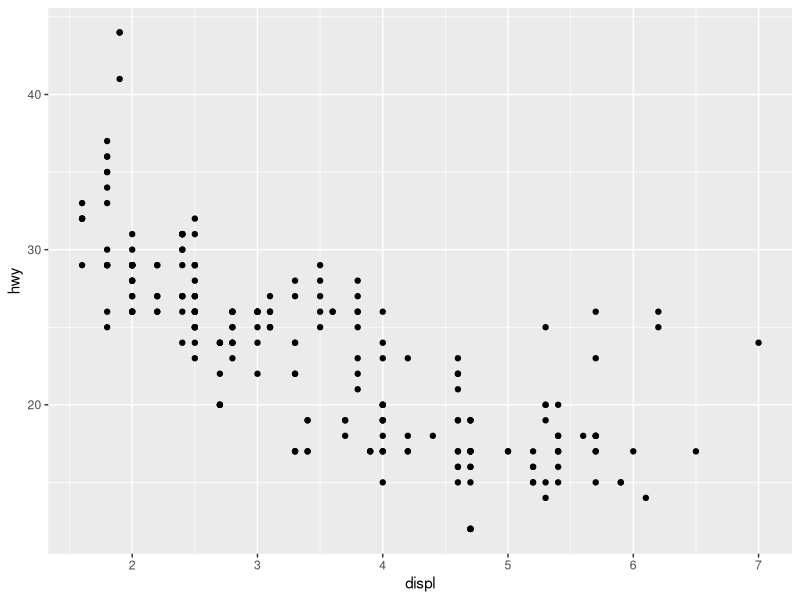
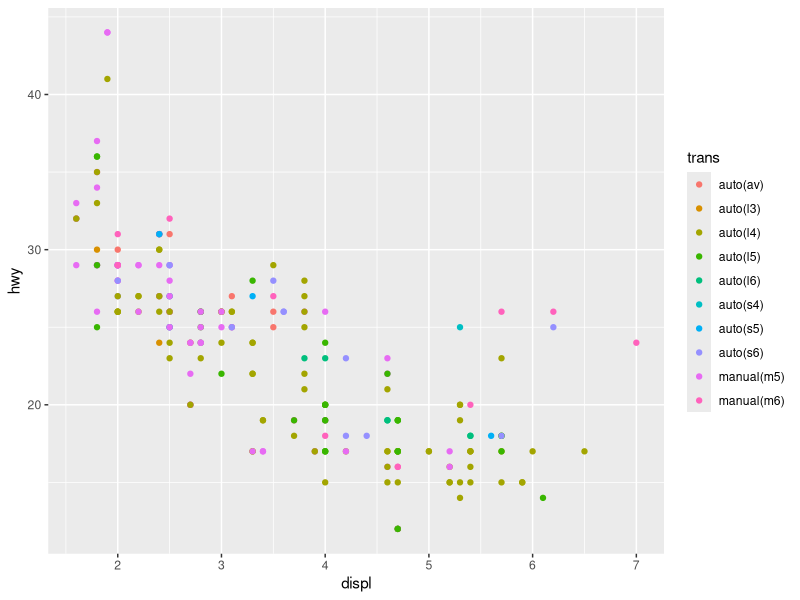
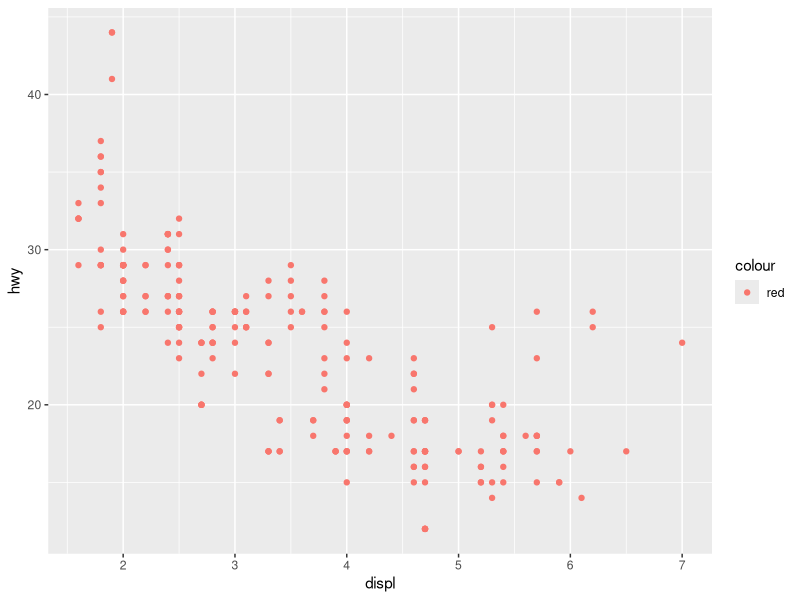
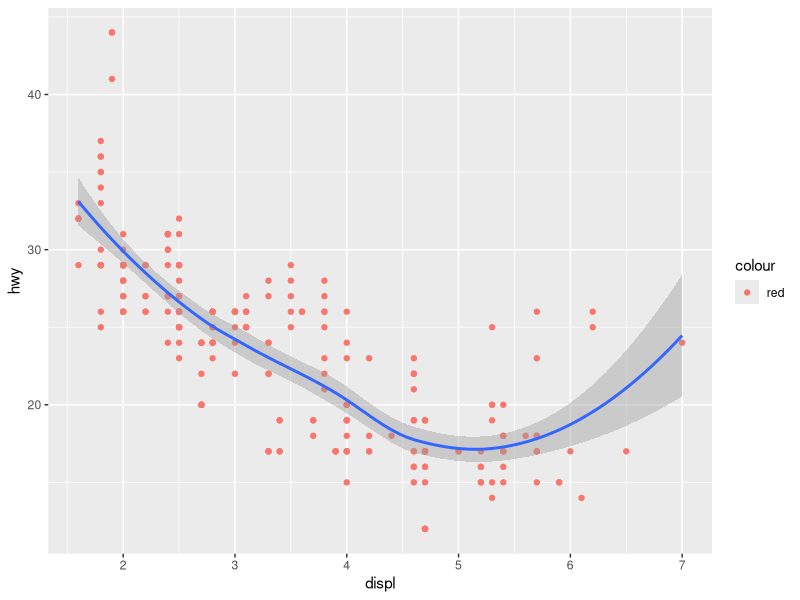

Reproduce these figures in R, in order.
## ---- chunk 1
knitr::opts_chunk$set(echo = TRUE)
## ---- chunk 2
library(tidyverse)
mpg %>% tbl_df
my_plot <- ggplot(data = mpg, mapping = aes(x = displ, y = hwy))
my_plot + geom_point()
my_plot + geom_point(mapping = aes(colour = trans))
my_plot + geom_point(mapping = aes(colour = "red"))
my_plot + geom_point(mapping = aes(colour = "red")) + geom_smooth()
## ---- chunk 3
library(tidyverse)
data(mpg, package = "ggplot2")
mpg %>% tbl_df
mpg2 <- mpg %>% select(manufacturer, model, displ, year, cyl, trans, cty, hwy)
mpg2 %>% tbl_df
mpg3 <- mpg2 %>% mutate(displ2 = displ * displ, vol_per_cyl = round(displ / cyl,digits=2))
mpg3 %>% tbl_df
mpg3 %>% arrange(desc(vol_per_cyl))
mpg3 %>% filter(manufacturer == "chevrolet") %>% arrange(desc(vol_per_cyl))
mpg4 <- mpg3 %>% group_by(manufacturer, year) %>% summarise(vol_per_cyl = max(vol_per_cyl))
